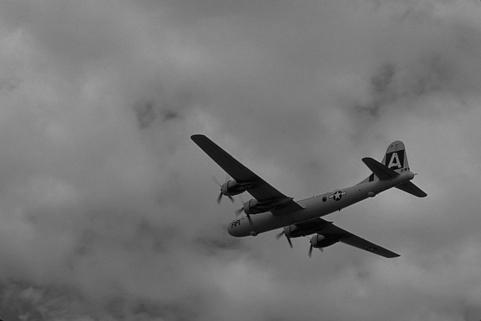
#> input picture 3096.jpg, 481 x 321 px, found by its file name
$ jupyter execute --allow-errors Canny.ipynb
#> lines starting #> are read from the running program, lines starting #| are printed output that depends on the picture; after the words box and inside, x2 and y2 are one past the last pixel; in counts of white or black regions, pixels touching at a corner belong together
[cell 1]
import numpy as np
import matplotlib.pyplot as plt
from PIL import Image

[cell 2]
# Loading the image and returning it as a numpy array in grayscaly
def image_load(path):
    img = Image.open(path).convert('L')
    return np.array(img)

[cell 3]
# creating a one-dimenational Guassian Mask
def gaussian_kernel_d(size, sigma):
#> called with size = 13, sigma = 2
    kernel = np.zeros(size)
    center = size // 2
    for i in range(size):
        dist = (i - center) ** 2
        kernel[i] = np.exp( -dist / (2 * sigma ** 2))
    return kernel / np.sum(kernel)

[cell 4]
# creating a one-dimenational Guassian Mask
def gaussian_kernel_c(size, sigma):
    kernel = np.zeros(size)
    center = size // 2
    for i in range(size):
        dist = (i - center) ** 2
        kernel[i] = np.exp(-dist / (2 * sigma ** 2)) / (np.sqrt(2 * np.pi) * sigma)
    return kernel

[cell 5]
# Create a 1D Gaussian derivative kernel for x and y directions
def gaussian_derivative_kernel_d(size, sigma):
#> called with size = 13, sigma = 2
    kernel = np.zeros(size)
    center = size // 2
    for i in range(size):
        dist = i - center
        kernel[i] = -dist * np.exp(-dist ** 2 / (2 * sigma**2))
    return kernel / np.sum(np.abs(kernel))

[cell 6]
# Create a 1D Gaussian derivative kernel for x and y directions
def gaussian_derivative_kernel_c(size, sigma):
    kernel = np.zeros(size)
    center = size // 2
    for i in range(size):
        dist = i - center
        kernel[i] = (-dist * np.exp(-dist ** 2 / (2 * sigma**2))) / (np.sqrt(2 * np.pi) * sigma ** 3)
    return kernel

[cell 7]
a = gaussian_kernel_d(13, 2)
b = gaussian_kernel_c(13, 2)
c = gaussian_derivative_kernel_d(13, 2)
d = gaussian_derivative_kernel_c(13, 2)
print(a, sum(a))
print(b, sum(b))
print(c, np.abs(c).sum())
print(d, np.abs(d).sum())

[cell 8]
# 1-Dimension Convolving for a given image and kernel across the X-axis
def convolve_x(image, kernel):
    image_height, image_width = image.shape
    kernel_size = kernel.shape[0]
    padding_size = kernel_size // 2
    padded_image = np.pad(image, padding_size, mode='constant', constant_values=0)
    output = np.zeros_like(image)

    for i in range(image_height):
        for j in range(image_width):
            region = padded_image[i+padding_size, j:j+kernel_size]
            output[i, j] = np.sum(region * kernel)

    return output

[cell 9]
# 1-Dimension Convolving for a given image and kernel across the Y-axis
def convolve_y(image, kernel):
    image_height, image_width = image.shape
    kernel_size = kernel.shape[0]
    padding_size = kernel_size // 2
    padded_image = np.pad(image, padding_size, mode='constant', constant_values=0)
    output = np.zeros_like(image)

    for i in range(image_height):
        for j in range(image_width):
            region = padded_image[i:i+kernel_size, j+padding_size]
            output[i, j] = np.sum(region * kernel)

    return output

[cell 10]
# Computing the gradient magnitude and direction
def compute_gradient_magnitude_and_direction(i_x, i_y):
    magnitude = np.sqrt(i_x ** 2 + i_y ** 2)
    direction = np.arctan2(i_y, i_x)
    return magnitude, direction

[cell 11]
def non_maximum_suppression(magnitude, direction):
    # Step 1: Create an empty array for the output
    image_height, image_width = magnitude.shape
    output = np.zeros_like(magnitude)

    # Step 2: Convert direction to degrees
    angle = np.rad2deg(direction) # Convert angles from radians to degrees

    # Step 3: Loop through height and width of an image and excluding the border pixels
    for i in range(1, image_height - 1):
        for j in range(1, image_width - 1):

            # Step 4: Compare the gradient direction and look at the neighbors
            # Angle 0 degrees (left/right neighbors)
            if (0 <= angle[i, j] < 22.5) or (157.5 <= angle[i, j] <= 180):
                # Right neighbor
                q = magnitude[i, j + 1]
                # Left neighbor
                r = magnitude[i, j - 1]
            # Angle 45 degrees (bottom-left/top-right diagonal)
            elif 22.5 <= angle[i, j] < 67.5:
                # Bottom-left diagonal neighbor
                q = magnitude[i + 1, j - 1]
                # Top-right diagonal neighbor
                r = magnitude[i - 1, j + 1]
            # Angle 90 degrees (top/bottom neighbors)
            elif 67.5 <= angle[i, j] < 112.5:
                # Bottom neighbor
                q = magnitude[i + 1, j]
                # Top neighbor
                r = magnitude[i - 1, j]
            # Angle 135 degrees (top-left/bottom-right diagonal)
            elif 112.5 <= angle[i, j] < 157.5:
                # Top-left diagonal neighbor
                q = magnitude[i - 1, j - 1]
                # Bottom-right diagonal neighbor
                r = magnitude[i + 1, j + 1]

            # Step 5: Suppress non-maxima
            if magnitude[i, j] >= q and magnitude[i, j] >= r:
                output[i, j] = magnitude[i, j]
            else:
                output[i, j] = 0

    return output

[cell 12]
def hysteresis_thresholding(suppressed, low_threshold, high_threshold):
    """
    Apply hysteresis thresholding to finalize the edge detection.

    Parameters:
    - suppressed: 2D numpy array representing the image after non-maximum suppression.
    - low_threshold: The lower bound for weak edges.
    - high_threshold: The upper bound for strong edges.

    Returns:
    - edges: 2D numpy array representing the final edges after hysteresis thresholding.
    """
    # Get the image dimensions
    image_height, image_width = suppressed.shape

    # Create an output array for the edges (initialized with zeros)
    edges = np.zeros((image_height, image_width), dtype=np.float32)

    # Mark strong edges (those greater than the high threshold)
    strong_i, strong_j = np.where(suppressed >= high_threshold)
    edges[strong_i, strong_j] = 1  # Strong edges are marked as 1 (edge)

    # Mark weak edges (those between the low and high thresholds)
    weak_i, weak_j = np.where((suppressed >= low_threshold) & (suppressed < high_threshold))
    weak_edges = np.zeros_like(suppressed)
    weak_edges[weak_i, weak_j] = 1  # Weak edges are potential edges

    # Process weak edges: Check if they are connected to strong edges
    for i in range(1, image_height - 1):
        for j in range(1, image_width - 1):
            if weak_edges[i, j] == 1:
                # Check 8-connected neighborhood for strong edges
                if ((edges[i+1, j-1] == 1) or (edges[i+1, j] == 1) or (edges[i+1, j+1] == 1) or
                    (edges[i, j-1] == 1) or (edges[i, j+1] == 1) or
                    (edges[i-1, j-1] == 1) or (edges[i-1, j] == 1) or (edges[i-1, j+1] == 1)):
                    # If any of the neighboring pixels are strong, this weak edge becomes a strong edge
                    edges[i, j] = 1

    return edges

[cell 13]
I1 = image_load('3096.jpg')
#> in image_load, img is the input picture: PIL image 481x321 L; min 0, max 181, mean 117.8
I1
plt.imshow(I1, cmap='gray')

[cell 14]
S_x = convolve_x(I1, gaussian_kernel_c(7, 1))
plt.imshow(S_x, cmap='gray')

[cell 15]
D_x = convolve_x(S_x, gaussian_derivative_kernel_c(7, 1))
plt.imshow(D_x, cmap='gray')

[cell 16]
S_y = convolve_y(I1, gaussian_kernel_c(7, 1))
S_y
plt.imshow(S_y, cmap='gray')

[cell 17]
D_y = convolve_y(S_y, gaussian_derivative_kernel_c(7, 1))
plt.imshow(D_y, cmap='gray')

[cell 18]
mag_1, dir_1 = compute_gradient_magnitude_and_direction(D_x, D_y)
#mag_1
plt.imshow(mag_1, cmap='gray')
#plt.imshow(dir_1)

[cell 19]
NMS_1 = non_maximum_suppression(mag_1, dir_1)
#> after the loop in non_maximum_suppression, `for i in range(1, image_height - 1):`:
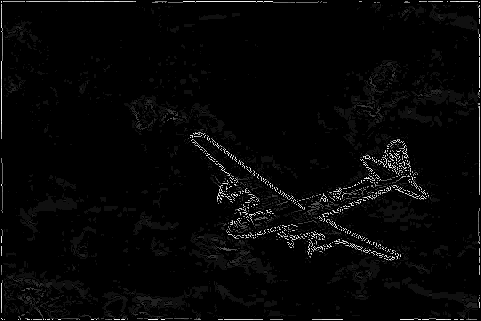
#> output: shape (321, 481) float16; min 0, max 15.91, mean 0.402; drawn with min black and max white
plt.imshow(NMS_1, cmap='gray')

[cell 20]
high_threshold = np.percentile(mag_1, 95)
#> high_threshold = 7
low_threshold = 0.6 * high_threshold
#> low_threshold = 4.2
HT_1 = hysteresis_thresholding(NMS_1, low_threshold, high_threshold)
#> in hysteresis_thresholding, `strong_i, strong_j = np.where(suppressed >= high_threshold)`: strong_i = 3042 values from 1 to 319; strong_j = 3042 values, max 479 at index 372, min 1 at index 0, mean 288.2
#> in hysteresis_thresholding, `weak_i, weak_j = np.where((suppressed >= low_threshold) & (suppressed ..`: weak_i = 472 values from 2 to 319; weak_j = 472 values, max 479 at index 12, min 1 at index 390, mean 274.9
#> after the loop in hysteresis_thresholding, `for i in range(1, image_height - 1):`:
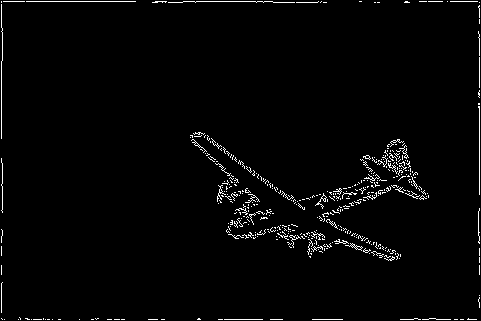
#> edges: shape (321, 481) float32; values 0 (black) and 1 (white), 2.1% white in thin lines or dots
plt.imshow(HT_1, cmap='gray')
high_threshold, low_threshold
#> Out = (7, 4.2)

[cell 21]
I2 = image_load('160068.jpg')
#> call 2 of image_load, with path = '160068.jpg'
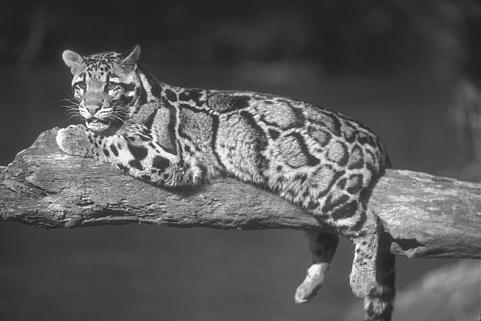
#> input picture 160068.jpg, 481 x 321 px, found by its file name
#> in image_load, img is the input picture: PIL image 481x321 L; min 25, max 255, mean 88.7
I2
plt.imshow(I2, cmap='gray')

[cell 22]
b = convolve_x(I2, gaussian_kernel_c(7, 1))
#> in convolve_x (call 3), `padded_image = np.pad(image, padding_size, mode='constant', constant_v..`:
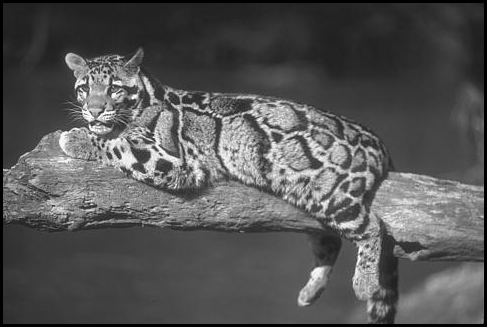
#> padded_image: shape (327, 487); min 0, max 255, mean 86
plt.imshow(b, cmap='gray')

[cell 23]
c = convolve_x(b, gaussian_derivative_kernel_c(7, 1))
#> after the loop in convolve_x (call 4), `for i in range(image_height):`:
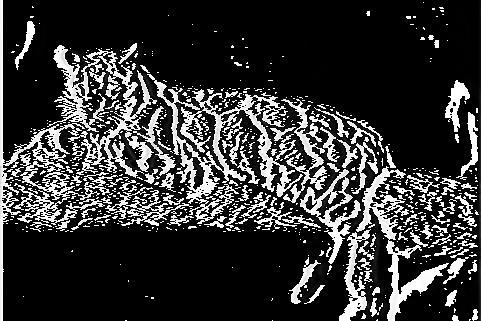
#> output: shape (321, 481); min 0, max 255, mean 52.7
plt.imshow(c, cmap='gray')

[cell 24]
d = convolve_y(I2, gaussian_kernel_c(7, 1))
plt.imshow(d, cmap='gray')

[cell 25]
e = convolve_y(d, gaussian_derivative_kernel_c(7, 1))
#> after the loop in convolve_y (call 4), `for i in range(image_height):`:
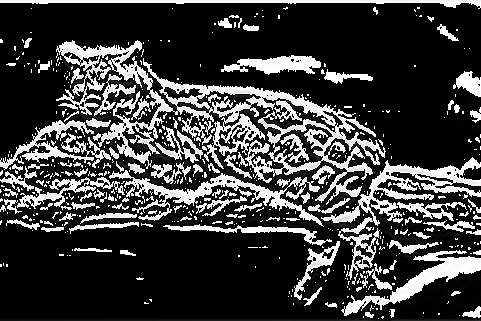
#> output: shape (321, 481); min 0, max 255, mean 60.7
plt.imshow(e, cmap='gray')

[cell 26]
mag, dir = compute_gradient_magnitude_and_direction(c, e)
#> in compute_gradient_magnitude_and_direction (call 2), `magnitude = np.sqrt(i_x ** 2 + i_y ** 2)`:
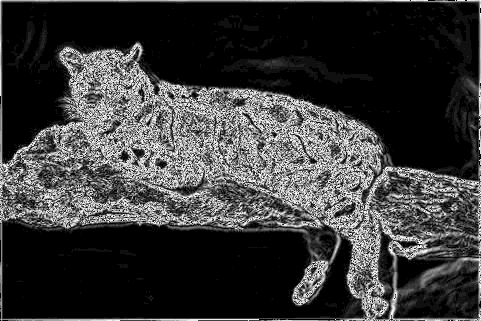
#> magnitude: shape (321, 481) float16; min 0, max 15.91, mean 3.6; drawn with min black and max white
#> in compute_gradient_magnitude_and_direction (call 2), `direction = np.arctan2(i_y, i_x)`:
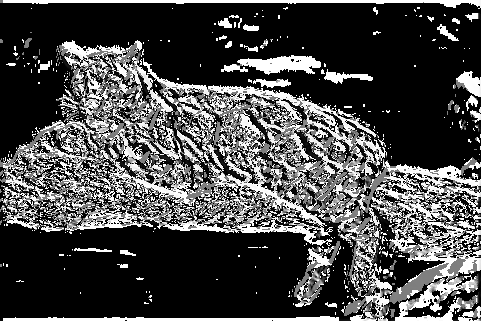
#> direction: shape (321, 481) float16; min 0, max 1.57, mean 0.448; drawn with min black and max white
#plt.imshow(mag, cmap='gray')
plt.imshow(dir, cmap = 'hsv')

[cell 27]
NMS_output = non_maximum_suppression(mag, dir)
#> after the loop in non_maximum_suppression (call 2), `for i in range(1, image_height - 1):`:
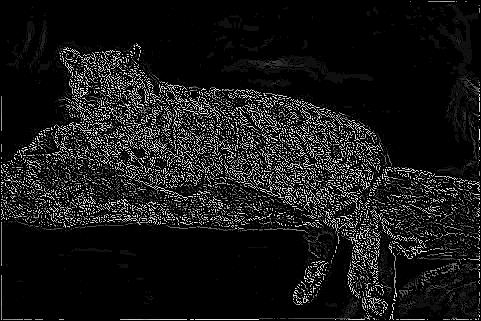
#> output: shape (321, 481) float16; min 0, max 15.91, mean 1.46; drawn with min black and max white
plt.imshow(NMS_output, cmap='gray')

[cell 28]
high_threshold = np.percentile(mag, 90)
#> high_threshold = 11.7
low_threshold = 0.5 * high_threshold
#> low_threshold = 5.85
HT_2 = hysteresis_thresholding(NMS_output,low_threshold, high_threshold)
#> call 2 of hysteresis_thresholding, with low_threshold = 5.85, high_threshold = 11.7
#> in hysteresis_thresholding (call 2), `strong_i, strong_j = np.where(suppressed >= high_threshold)`: strong_i = 9982 values from 44 to 319; strong_j = 9982 values, max 479 at index 683, min 1 at index 5107, mean 226.9
#> in hysteresis_thresholding (call 2), `weak_i, weak_j = np.where((suppressed >= low_threshold) & (suppressed ..`: weak_i = 6999 values from 1 to 319; weak_j = 6999 values, max 479 at index 31, min 1 at index 500, mean 232.3
#> after the loop in hysteresis_thresholding (call 2), `for i in range(1, image_height - 1):`:
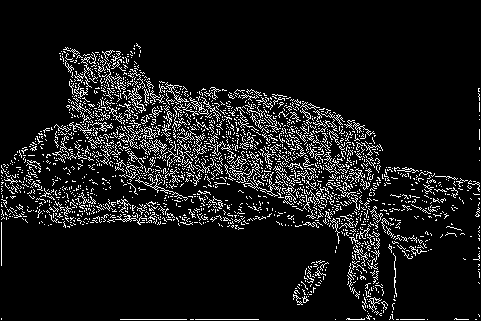
#> edges: shape (321, 481) float32; values 0 (black) and 1 (white), 9.2% white in thin lines or dots, all inside (x1, y1, x2, y2) = (1, 43, 480, 320)
plt.imshow(HT_2, cmap='gray')
high_threshold, low_threshold
#> Out = (11.7, 5.85)

#> (a cell that did not finish here is left out)

d_x = convolve_x(G_x, gaussian_derivative_kernel_c(16, 2.5))
plt.imshow(d_x, cmap='gray')

#> (a cell that did not finish here is left out)

d_y = convolve_y(G_y, gaussian_derivative_kernel_c(16, 2.5))
plt.imshow(d_y, cmap='gray')

#> (a cell that did not finish here is left out)

#> (a cell that did not finish here is left out)

#> (a cell that did not finish here is left out)

[cell 34]
import numpy as np

def add_padding(image, kernel_size):
    """
    Adds zero padding to an image based on the kernel size.

    Parameters:
    - image: 2D numpy array representing the grayscale image.
    - kernel_size: Size of the kernel (should be an odd number).

    Returns:
    - padded_image: 2D numpy array with added padding.
    """
    # Calculate the padding size (half of the kernel size)
    pad_size = kernel_size // 2

    # Add padding to the image using np.pad
    # Mode 'constant' with constant_values=0 adds zero padding
    padded_image = np.pad(image, ((pad_size, pad_size), (pad_size, pad_size)), mode='constant', constant_values=0)

    return padded_image

# Example usage:
image = np.array([[1, 2, 3],
                  [4, 5, 6],
                  [7, 8, 9]])
#> image = [[1, 2, 3], [4, 5, 6], [7, 8, 9]]

kernel_size = 7
padded_image = add_padding(image, kernel_size)

print("Original Image:\n", image)
#| Original Image:
#|  [[1 2 3]
#|  [4 5 6]
#|  [7 8 9]]
print("Padded Image:\n", padded_image)
#| Padded Image:
#|  [[0 0 0 0 0 0 0 0 0]
#|  [0 0 0 0 0 0 0 0 0]
#|  [0 0 0 0 0 0 0 0 0]
#|  [0 0 0 1 2 3 0 0 0]
#|  [0 0 0 4 5 6 0 0 0]
#|  [0 0 0 7 8 9 0 0 0]
#|  [0 0 0 0 0 0 0 0 0]
#|  [0 0 0 0 0 0 0 0 0]
#|  [0 0 0 0 0 0 0 0 0]]

[cell 35]
def convolve(image, kernel):
    padding_size = kernel.shape[0] // 2
    padded_image = np.pad(image, padding_size, mode='constant', constant_values=0)
    return padded_image

kernel_size = 7
padded_image = add_padding(image, kernel_size)

print("Original Image:\n", image)
#| Original Image:
#|  [[1 2 3]
#|  [4 5 6]
#|  [7 8 9]]
print("Padded Image:\n", padded_image)
#| Padded Image:
#|  [[0 0 0 0 0 0 0 0 0]
#|  [0 0 0 0 0 0 0 0 0]
#|  [0 0 0 0 0 0 0 0 0]
#|  [0 0 0 1 2 3 0 0 0]
#|  [0 0 0 4 5 6 0 0 0]
#|  [0 0 0 7 8 9 0 0 0]
#|  [0 0 0 0 0 0 0 0 0]
#|  [0 0 0 0 0 0 0 0 0]
#|  [0 0 0 0 0 0 0 0 0]]

[cell 36]
import numpy as np

def compute_gradient_magnitude_direction(Ix, Iy):
    """
    Compute the gradient magnitude and direction for each pixel based on gradients in x and y directions.

    Parameters:
    - Ix: 2D numpy array representing the gradient in the x direction (result of convolve_x).
    - Iy: 2D numpy array representing the gradient in the y direction (result of convolve_y).

    Returns:
    - magnitude: 2D numpy array of the same shape as Ix and Iy, representing the gradient magnitude at each pixel.
    - direction: 2D numpy array of the same shape as Ix and Iy, representing the gradient direction at each pixel (in radians).
    """
    # Calculate the magnitude of the gradient at each pixel using the Pythagorean theorem
    magnitude = np.sqrt(Ix**2 + Iy**2)

    # Calculate the direction of the gradient (in radians)
    direction = np.arctan2(Iy, Ix)  # arctan2 handles the quadrants correctly

    return magnitude, direction

# Example usage:
# Assume Ix and Iy are the gradients calculated using convolve_x and convolve_y
Ix = np.array([[1, 2, 3], [4, 5, 6], [7, 8, 9]])  # Example gradient in x direction
Iy = np.array([[9, 8, 7], [6, 5, 4], [3, 2, 1]])  # Example gradient in y direction

magnitude, direction = compute_gradient_magnitude_direction(Ix, Iy)

print("Gradient Magnitude:\n", magnitude)
print("Gradient Direction (in radians):\n", direction)

[cell 37]
ang_1 = np.degrees(dir_1)
ang_2 = np.rad2deg(dir_1)
ang_3 = np.degrees(dir_1) % 180
print(ang_1 == ang_2)
#> (printed output is left out)
print(ang_1 == ang_3)
#> (printed output is left out)
print(ang_2 == ang_3)
#> (printed output is left out)
